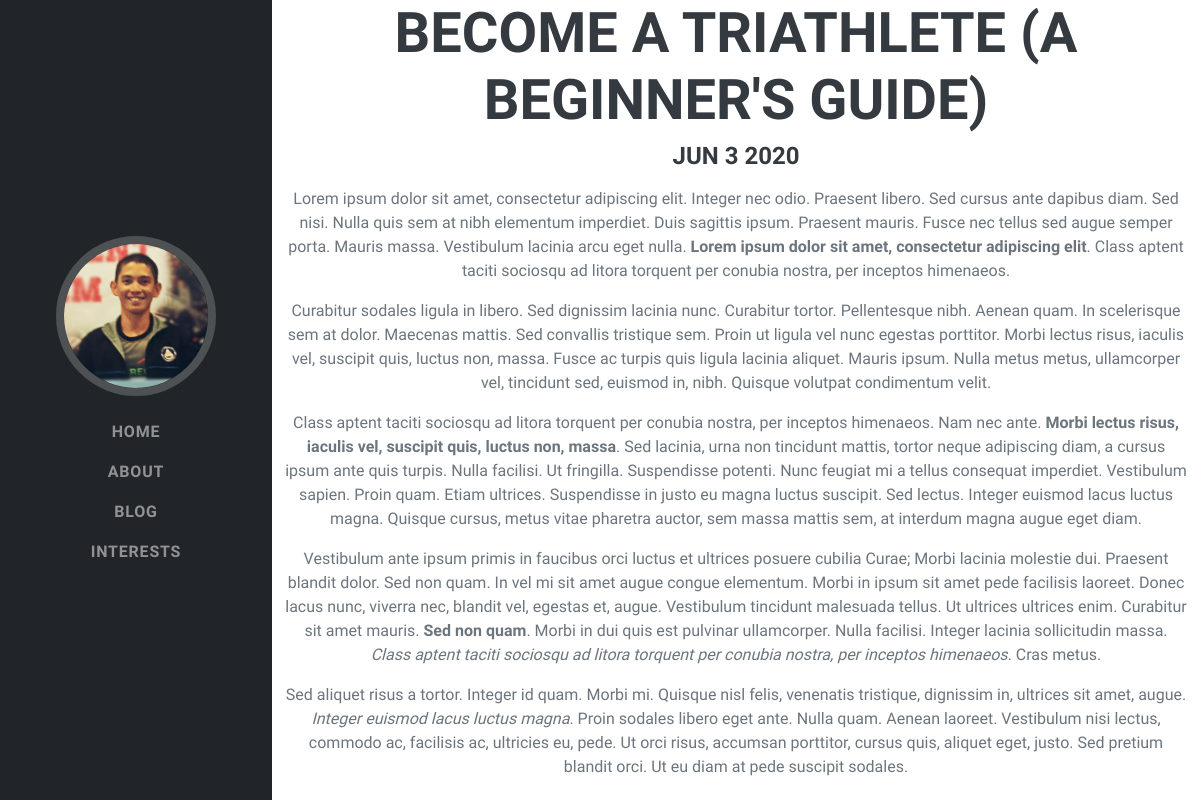
The app's page /blog/2/ with its own data.
### blog/models.py (models this page shows, shortened)
class Blog(models.Model):
	title = models.CharField(max_length=100)
	pub_date = models.DateTimeField('date published')
	description = models.TextField()

### blog/views.py (the view)
# urls.py: path('<int:blog_id>/', views.detail, name='detail'),
def detail(request, blog_id):
	blog = get_object_or_404(Blog, pk=blog_id)
	return render(request, 'blog/detail.html', {'blog':blog})

### blog/templates/blog/detail.html
{% extends 'portfolio/base.html' %}
{% block content %}
<div class="container text-center">
	<h2>{{ blog.title }}</h2>
	<h4>{{ blog.pub_date|date:'M j Y'|upper }}</h4>
	<p>{{ blog.description|safe }}</p>
</div>
{% endblock %}

### records on screen
Blog: title "BECOME A TRIATHLETE (A BEGINNER'S GUIDE)", pub_date "JUN 3 2020", description "Lorem ipsum dolor sit amet, consectetur adipiscing elit. Integer nec odio. Praesent libero. Sed cursus ante dapibus diam. Sed nisi. Nulla quis sem at nibh elementum imperdiet. Duis sagittis ipsum. Praesent mauris. Fusce nec tellus sed augue semper porta. Mauris massa. Vestibulum lacinia arcu eget nulla. Lorem ipsum dolor sit amet, consectetur adipiscing elit . Class aptent taciti sociosqu ad litora torquent per conubia nostra, per inceptos himenaeos. Curabitur sodales ligula in libero. Sed dignissim lacinia nunc. Curabitur tortor. Pellentesque nibh. Aenean quam. In scelerisque sem at dolor. Maecenas mattis. Sed convallis tristique sem. Proin ut ligula vel nunc egestas porttitor. Morbi…"
